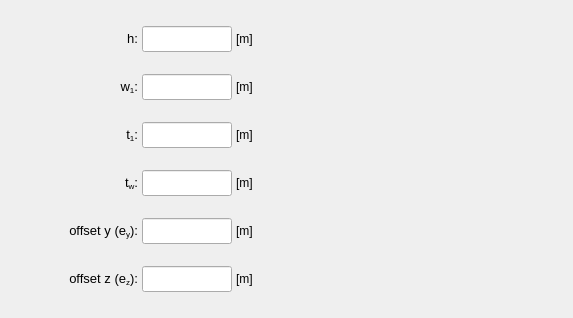
         <widget class="QWidget" name="tab_T_section">
          <attribute name="title">
           <string>T-section</string>
          </attribute>
          <layout class="QGridLayout" name="gridLayout_53">
           <property name="leftMargin">
            <number>4</number>
           </property>
           <property name="topMargin">
            <number>4</number>
           </property>
           <property name="rightMargin">
            <number>4</number>
           </property>
           <property name="bottomMargin">
            <number>4</number>
           </property>
           <property name="spacing">
            <number>4</number>
           </property>
           <item row="0" column="0">
            <widget class="QFrame" name="frame_28">
             <property name="frameShape">
              <enum>QFrame::NoFrame</enum>
             </property>
             <property name="frameShadow">
              <enum>QFrame::Raised</enum>
             </property>
             <layout class="QGridLayout" name="gridLayout_52">
              <property name="leftMargin">
               <number>4</number>
              </property>
              <property name="topMargin">
               <number>4</number>
              </property>
              <property name="rightMargin">
               <number>4</number>
              </property>
              <property name="bottomMargin">
               <number>4</number>
              </property>
              <property name="spacing">
               <number>4</number>
              </property>
              <item row="0" column="4">
               <spacer name="horizontalSpacer_12">
                <property name="orientation">
                 <enum>Qt::Horizontal</enum>
                </property>
                <property name="sizeHint" stdset="0">
                 <size>
                  <width>40</width>
                  <height>20</height>
                 </size>
                </property>
               </spacer>
              </item>
              <item row="3" column="2">
               <widget class="QLineEdit" name="lineEdit_tw_T_section">
                <property name="minimumSize">
                 <size>
                  <width>90</width>
                  <height>24</height>
                 </size>
                </property>
                <property name="maximumSize">
                 <size>
                  <width>90</width>
                  <height>26</height>
                 </size>
                </property>
                <property name="sizeIncrement">
                 <size>
                  <width>0</width>
                  <height>0</height>
                 </size>
                </property>
                <property name="font">
                 <font>
                  <pointsize>10</pointsize>
                 </font>
                </property>
                <property name="focusPolicy">
                 <enum>Qt::StrongFocus</enum>
                </property>
                <property name="styleSheet">
                 <string notr="true"/>
                </property>
                <property name="alignment">
                 <set>Qt::AlignCenter</set>
                </property>
                <property name="clearButtonEnabled">
                 <bool>true</bool>
                </property>
               </widget>
              </item>
              <item row="3" column="1">
               <widget class="QLabel" name="label_85">
                <property name="minimumSize">
                 <size>
                  <width>90</width>
                  <height>26</height>
                 </size>
                </property>
                <property name="maximumSize">
                 <size>
                  <width>90</width>
                  <height>26</height>
                 </size>
                </property>
                <property name="font">
                 <font>
                  <pointsize>10</pointsize>
                 </font>
                </property>
                <property name="text">
                 <string>&lt;html&gt;&lt;head/&gt;&lt;body&gt;&lt;p align=&quot;right&quot;&gt;t&lt;span style=&quot; vertical-align:sub;&quot;&gt;w&lt;/span&gt;:&lt;/p&gt;&lt;/body&gt;&lt;/html&gt;</string>
                </property>
                <property name="alignment">
                 <set>Qt::AlignCenter</set>
                </property>
               </widget>
              </item>
              <item row="2" column="3">
               <widget class="QLabel" name="label_145">
                <property name="minimumSize">
                 <size>
                  <width>35</width>
                  <height>26</height>
                 </size>
                </property>
                <property name="maximumSize">
                 <size>
                  <width>35</width>
                  <height>26</height>
                 </size>
                </property>
                <property name="text">
                 <string>[m]</string>
                </property>
                <property name="alignment">
                 <set>Qt::AlignLeading|Qt::AlignLeft|Qt::AlignVCenter</set>
                </property>
               </widget>
              </item>
              <item row="4" column="1">
               <widget class="QLabel" name="label_148">
                <property name="minimumSize">
                 <size>
                  <width>90</width>
                  <height>26</height>
                 </size>
                </property>
                <property name="maximumSize">
                 <size>
                  <width>90</width>
                  <height>26</height>
                 </size>
                </property>
                <property name="font">
                 <font>
                  <pointsize>10</pointsize>
                 </font>
                </property>
                <property name="text">
                 <string>&lt;html&gt;&lt;head/&gt;&lt;body&gt;&lt;p align=&quot;right&quot;&gt;offset y (e&lt;span style=&quot; vertical-align:sub;&quot;&gt;y&lt;/span&gt;):&lt;/p&gt;&lt;/body&gt;&lt;/html&gt;</string>
                </property>
                <property name="alignment">
                 <set>Qt::AlignRight|Qt::AlignTrailing|Qt::AlignVCenter</set>
                </property>
               </widget>
              </item>
              <item row="3" column="3">
               <widget class="QLabel" name="label_153">
                <property name="minimumSize">
                 <size>
                  <width>35</width>
                  <height>26</height>
                 </size>
                </property>
                <property name="maximumSize">
                 <size>
                  <width>35</width>
                  <height>26</height>
                 </size>
                </property>
                <property name="text">
                 <string>[m]</string>
                </property>
                <property name="alignment">
                 <set>Qt::AlignLeading|Qt::AlignLeft|Qt::AlignVCenter</set>
                </property>
               </widget>
              </item>
              <item row="4" column="2">
               <widget class="QLineEdit" name="lineEdit_offsety_T_section">
                <property name="minimumSize">
                 <size>
                  <width>90</width>
                  <height>26</height>
                 </size>
                </property>
                <property name="maximumSize">
                 <size>
                  <width>90</width>
                  <height>26</height>
                 </size>
                </property>
                <property name="sizeIncrement">
                 <size>
                  <width>0</width>
                  <height>0</height>
                 </size>
                </property>
                <property name="font">
                 <font>
                  <pointsize>10</pointsize>
                 </font>
                </property>
                <property name="focusPolicy">
                 <enum>Qt::StrongFocus</enum>
                </property>
                <property name="styleSheet">
                 <string notr="true"/>
                </property>
                <property name="alignment">
                 <set>Qt::AlignCenter</set>
                </property>
                <property name="clearButtonEnabled">
                 <bool>true</bool>
                </property>
               </widget>
              </item>
              <item row="5" column="2">
               <widget class="QLineEdit" name="lineEdit_offsetz_T_section">
                <property name="minimumSize">
                 <size>
                  <width>90</width>
                  <height>26</height>
                 </size>
                </property>
                <property name="maximumSize">
                 <size>
                  <width>90</width>
                  <height>26</height>
                 </size>
                </property>
                <property name="sizeIncrement">
                 <size>
                  <width>0</width>
                  <height>0</height>
                 </size>
                </property>
                <property name="font">
                 <font>
                  <pointsize>10</pointsize>
                 </font>
                </property>
                <property name="focusPolicy">
                 <enum>Qt::StrongFocus</enum>
                </property>
                <property name="styleSheet">
                 <string notr="true"/>
                </property>
                <property name="alignment">
                 <set>Qt::AlignCenter</set>
                </property>
                <property name="clearButtonEnabled">
                 <bool>true</bool>
                </property>
               </widget>
              </item>
              <item row="5" column="3">
               <widget class="QLabel" name="label_143">
                <property name="minimumSize">
                 <size>
                  <width>35</width>
                  <height>26</height>
                 </size>
                </property>
                <property name="maximumSize">
                 <size>
                  <width>35</width>
                  <height>26</height>
                 </size>
                </property>
                <property name="text">
                 <string>[m]</string>
                </property>
                <property name="alignment">
                 <set>Qt::AlignLeading|Qt::AlignLeft|Qt::AlignVCenter</set>
                </property>
               </widget>
              </item>
              <item row="4" column="3">
               <widget class="QLabel" name="label_144">
                <property name="minimumSize">
                 <size>
                  <width>35</width>
                  <height>26</height>
                 </size>
                </property>
                <property name="maximumSize">
                 <size>
                  <width>35</width>
                  <height>26</height>
                 </size>
                </property>
                <property name="text">
                 <string>[m]</string>
                </property>
                <property name="alignment">
                 <set>Qt::AlignLeading|Qt::AlignLeft|Qt::AlignVCenter</set>
                </property>
               </widget>
              </item>
              <item row="5" column="1">
               <widget class="QLabel" name="label_149">
                <property name="minimumSize">
                 <size>
                  <width>90</width>
                  <height>26</height>
                 </size>
                </property>
                <property name="maximumSize">
                 <size>
                  <width>90</width>
                  <height>26</height>
                 </size>
                </property>
                <property name="font">
                 <font>
                  <pointsize>10</pointsize>
                 </font>
                </property>
                <property name="text">
                 <string>&lt;html&gt;&lt;head/&gt;&lt;body&gt;&lt;p align=&quot;right&quot;&gt;offset z (e&lt;span style=&quot; vertical-align:sub;&quot;&gt;z&lt;/span&gt;):&lt;/p&gt;&lt;/body&gt;&lt;/html&gt;</string>
                </property>
                <property name="alignment">
                 <set>Qt::AlignRight|Qt::AlignTrailing|Qt::AlignVCenter</set>
                </property>
               </widget>
              </item>
              <item row="0" column="1">
               <widget class="QLabel" name="label_87">
                <property name="minimumSize">
                 <size>
                  <width>90</width>
                  <height>26</height>
                 </size>
                </property>
                <property name="maximumSize">
                 <size>
                  <width>90</width>
                  <height>26</height>
                 </size>
                </property>
                <property name="font">
                 <font>
                  <pointsize>10</pointsize>
                 </font>
                </property>
                <property name="text">
                 <string>&lt;html&gt;&lt;head/&gt;&lt;body&gt;&lt;p align=&quot;right&quot;&gt;h:&lt;/p&gt;&lt;/body&gt;&lt;/html&gt;</string>
                </property>
                <property name="alignment">
                 <set>Qt::AlignCenter</set>
                </property>
               </widget>
              </item>
              <item row="0" column="3">
               <widget class="QLabel" name="label_152">
                <property name="minimumSize">
                 <size>
                  <width>35</width>
                  <height>26</height>
                 </size>
                </property>
                <property name="maximumSize">
                 <size>
                  <width>35</width>
                  <height>26</height>
                 </size>
                </property>
                <property name="text">
                 <string>[m]</string>
                </property>
                <property name="alignment">
                 <set>Qt::AlignLeading|Qt::AlignLeft|Qt::AlignVCenter</set>
                </property>
               </widget>
              </item>
              <item row="0" column="2">
               <widget class="QLineEdit" name="lineEdit_height_T_section">
                <property name="minimumSize">
                 <size>
                  <width>90</width>
                  <height>26</height>
                 </size>
                </property>
                <property name="maximumSize">
                 <size>
                  <width>90</width>
                  <height>26</height>
                 </size>
                </property>
                <property name="sizeIncrement">
                 <size>
                  <width>0</width>
                  <height>0</height>
                 </size>
                </property>
                <property name="font">
                 <font>
                  <pointsize>10</pointsize>
                 </font>
                </property>
                <property name="focusPolicy">
                 <enum>Qt::StrongFocus</enum>
                </property>
                <property name="styleSheet">
                 <string notr="true"/>
                </property>
                <property name="alignment">
                 <set>Qt::AlignCenter</set>
                </property>
                <property name="clearButtonEnabled">
                 <bool>true</bool>
                </property>
               </widget>
              </item>
              <item row="1" column="3">
               <widget class="QLabel" name="label_151">
                <property name="minimumSize">
                 <size>
                  <width>35</width>
                  <height>26</height>
                 </size>
                </property>
                <property name="maximumSize">
                 <size>
                  <width>35</width>
                  <height>26</height>
                 </size>
                </property>
                <property name="text">
                 <string>[m]</string>
                </property>
                <property name="alignment">
                 <set>Qt::AlignLeading|Qt::AlignLeft|Qt::AlignVCenter</set>
                </property>
               </widget>
              </item>
              <item row="1" column="2">
               <widget class="QLineEdit" name="lineEdit_w1_T_section">
                <property name="minimumSize">
                 <size>
                  <width>90</width>
                  <height>24</height>
                 </size>
                </property>
                <property name="maximumSize">
                 <size>
                  <width>90</width>
                  <height>26</height>
                 </size>
                </property>
                <property name="sizeIncrement">
                 <size>
                  <width>0</width>
                  <height>0</height>
                 </size>
                </property>
                <property name="font">
                 <font>
                  <pointsize>10</pointsize>
                 </font>
                </property>
                <property name="focusPolicy">
                 <enum>Qt::StrongFocus</enum>
                </property>
                <property name="styleSheet">
                 <string notr="true"/>
                </property>
                <property name="alignment">
                 <set>Qt::AlignCenter</set>
                </property>
                <property name="clearButtonEnabled">
                 <bool>true</bool>
                </property>
               </widget>
              </item>
              <item row="1" column="1">
               <widget class="QLabel" name="label_83">
                <property name="minimumSize">
                 <size>
                  <width>90</width>
                  <height>26</height>
                 </size>
                </property>
                <property name="maximumSize">
                 <size>
                  <width>90</width>
                  <height>26</height>
                 </size>
                </property>
                <property name="font">
                 <font>
                  <pointsize>10</pointsize>
                 </font>
                </property>
                <property name="text">
                 <string>&lt;html&gt;&lt;head/&gt;&lt;body&gt;&lt;p align=&quot;right&quot;&gt;w&lt;span style=&quot; vertical-align:sub;&quot;&gt;1&lt;/span&gt;:&lt;/p&gt;&lt;/body&gt;&lt;/html&gt;</string>
                </property>
                <property name="alignment">
                 <set>Qt::AlignCenter</set>
                </property>
               </widget>
              </item>
              <item row="2" column="2">
               <widget class="QLineEdit" name="lineEdit_t1_T_section">
                <property name="minimumSize">
                 <size>
                  <width>90</width>
                  <height>24</height>
                 </size>
                </property>
                <property name="maximumSize">
                 <size>
                  <width>90</width>
                  <height>26</height>
                 </size>
                </property>
                <property name="sizeIncrement">
                 <size>
                  <width>0</width>
                  <height>0</height>
                 </size>
                </property>
                <property name="font">
                 <font>
                  <pointsize>10</pointsize>
                 </font>
                </property>
                <property name="focusPolicy">
                 <enum>Qt::StrongFocus</enum>
                </property>
                <property name="styleSheet">
                 <string notr="true"/>
                </property>
                <property name="alignment">
                 <set>Qt::AlignCenter</set>
                </property>
                <property name="clearButtonEnabled">
                 <bool>true</bool>
                </property>
               </widget>
              </item>
              <item row="2" column="1">
               <widget class="QLabel" name="label_81">
                <property name="minimumSize">
                 <size>
                  <width>90</width>
                  <height>26</height>
                 </size>
                </property>
                <property name="maximumSize">
                 <size>
                  <width>90</width>
                  <height>26</height>
                 </size>
                </property>
                <property name="font">
                 <font>
                  <pointsize>10</pointsize>
                 </font>
                </property>
                <property name="text">
                 <string>&lt;html&gt;&lt;head/&gt;&lt;body&gt;&lt;p align=&quot;right&quot;&gt;t&lt;span style=&quot; vertical-align:sub;&quot;&gt;1&lt;/span&gt;:&lt;/p&gt;&lt;/body&gt;&lt;/html&gt;</string>
                </property>
                <property name="alignment">
                 <set>Qt::AlignCenter</set>
                </property>
               </widget>
              </item>
              <item row="0" column="0">
               <spacer name="horizontalSpacer_13">
                <property name="orientation">
                 <enum>Qt::Horizontal</enum>
                </property>
                <property name="sizeHint" stdset="0">
                 <size>
                  <width>40</width>
                  <height>20</height>
                 </size>
                </property>
               </spacer>
              </item>
             </layout>
            </widget>
           </item>
           <item row="0" column="1">
            <widget class="QFrame" name="frame_21">
             <property name="frameShape">
              <enum>QFrame::NoFrame</enum>
             </property>
             <property name="frameShadow">
              <enum>QFrame::Raised</enum>
             </property>
             <layout class="QGridLayout" name="gridLayout_45">
              <property name="leftMargin">
               <number>0</number>
              </property>
              <property name="topMargin">
               <number>0</number>
              </property>
              <property name="rightMargin">
               <number>0</number>
              </property>
              <property name="bottomMargin">
               <number>0</number>
              </property>
              <property name="verticalSpacing">
               <number>0</number>
              </property>
              <item row="0" column="0">
               <widget class="QLabel" name="label_11">
                <property name="minimumSize">
                 <size>
                  <width>250</width>
                  <height>310</height>
                 </size>
                </property>
                <property name="maximumSize">
                 <size>
                  <width>250</width>
                  <height>310</height>
                 </size>
                </property>
                <property name="text">
                 <string/>
                </property>
                <property name="pixmap">
                 <pixmap>../../../../data/figures/T_profile.PNG</pixmap>
                </property>
                <property name="scaledContents">
                 <bool>true</bool>
                </property>
               </widget>
              </item>
             </layout>
            </widget>
           </item>
          </layout>
         </widget>
